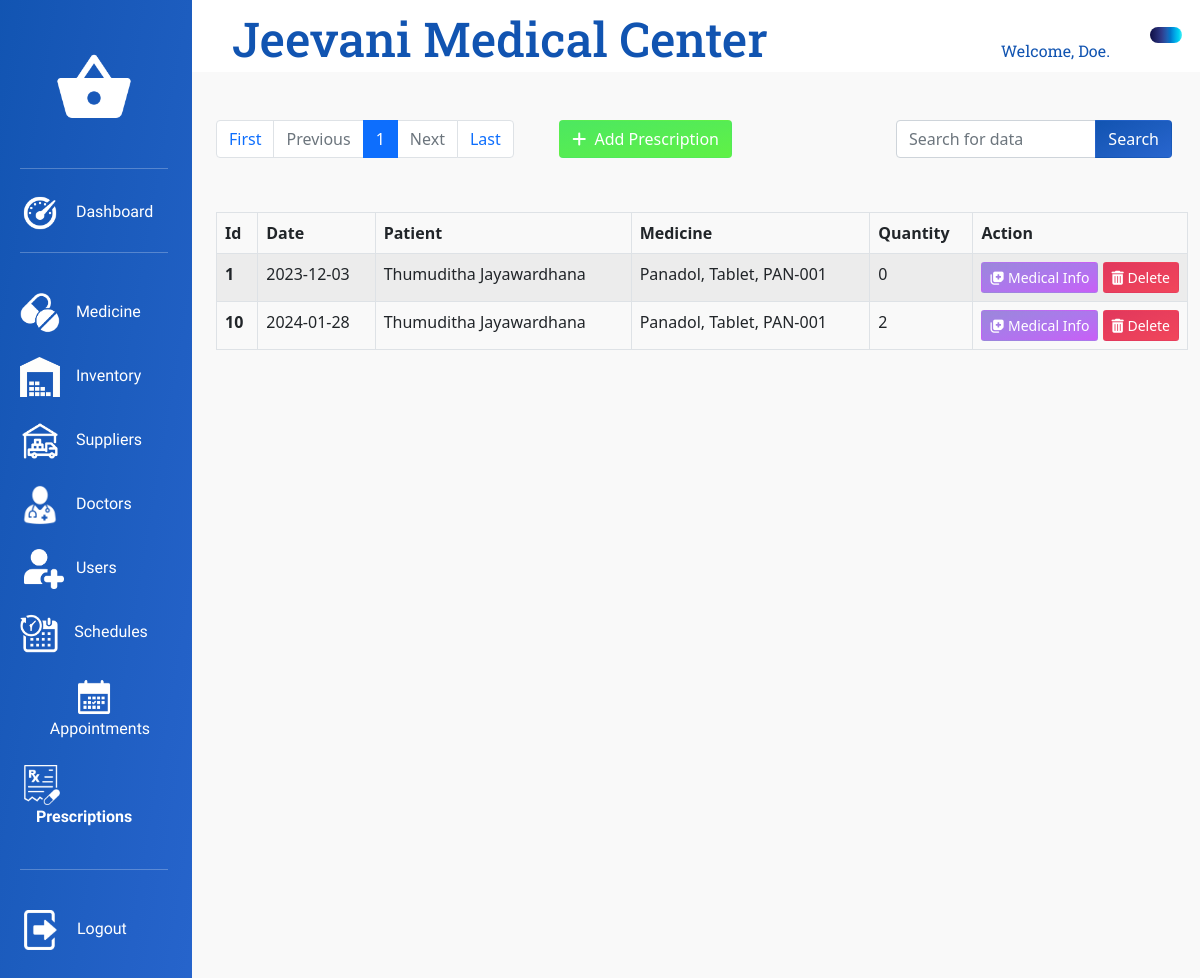
The app's page /View/Prescriptions.php (signed in) with its own data.
### tables this page shows
CREATE TABLE `prescription` (
  `prescription_id` int(11) NOT NULL,
  `prescription_appointment_id` int(11) NOT NULL,
  `prescription_medicine_id` int(11) NOT NULL,
  `prescription_medicine_qty` int(11) NOT NULL,
  `prescription_status` int(11) NOT NULL DEFAULT 1
);

CREATE TABLE `schedule` (
  `schedule_id` int(11) NOT NULL,
  `schedule_date` date NOT NULL,
  `schedule_doctor_id` int(11) NOT NULL,
  `schedule_start_time` time NOT NULL,
  `schedule_end_time` time NOT NULL,
  `schedule_available_time` time NOT NULL,
  `schedule_status` int(11) NOT NULL DEFAULT 1
);

CREATE TABLE `user` (
  `user_id` int(11) NOT NULL,
  `user_fname` varchar(256) NOT NULL,
  `user_lname` varchar(256) NOT NULL,
  `user_address` text DEFAULT 'N/A',
  `user_dob` date NOT NULL,
  `user_email` varchar(128) NOT NULL,
  `user_nic` varchar(12) NOT NULL,
  `user_password` varchar(256) NOT NULL,
  `user_role_id` int(11) NOT NULL,
  `user_attached_info_id` int(11) DEFAULT NULL,
  `user_status` int(11) NOT NULL DEFAULT 1
);

CREATE TABLE `medicine` (
  `medicine_id` int(11) NOT NULL,
  `medicine_name` varchar(256) NOT NULL,
  `medicine_batch_no` varchar(256) NOT NULL,
  `medicine_brand` varchar(256) NOT NULL,
  `medicine_company` varchar(256) NOT NULL,
  `medicine_category` varchar(256) NOT NULL,
  `medicine_size` varchar(64) NOT NULL,
  `medicine_price` decimal(12,2) NOT NULL,
  `medicine_info` text DEFAULT NULL,
  `medicine_stock_status` int(11) NOT NULL DEFAULT 0,
  `medicine_status` int(11) NOT NULL DEFAULT 1
);

### View/Prescriptions.php (the view, shortened to what the rows shown need)
<?php
require_once "../Model/PrescriptionInitializationModel.php";
?>
<!DOCTYPE html>
<html lang="en">
<head>
    <link rel="stylesheet" type="text/css" href="../bootstrap/bootstrap-5.0.2-dist/css/bootstrap.min.css">
    <link rel="stylesheet" type="text/css" href="../CSS/PrescriptionsStyles.css">
	<link rel="stylesheet" type="text/css" href="../CSS/AdminDashboardStyles.css">
    <link rel="stylesheet" type="text/css" href="../CSS/CommonDashboardStyles.css">
    <link rel="stylesheet" type="text/css" href="../CSS/Utilities.css">
</head>
<body>
    <div class="container-fluid">
        <div class="row">
            <div class="col-10">
                <div class="row">
                    <div class="col-12 title-content">
                        <h1 class="title-text">Jeevani Medical Center</h1>
                    </div>
                </div>
                <div class="row">
                    <div class="col-12 main-content">
                        <div class="row">
                            <div class="col-12">
                                <table class="table table-striped table-hover table-bordered table-responsive">
                                    <thead>
                                        <tr>
                                            <th scope="col">Id</th>
                                            <th scope="col">Date</th>
                                            <th scope="col">Patient</th>
                                            <th scope="col">Medicine</th>
                                            <th scope="col">Quantity</th>
                                            <th scope="th-sm" id="Action">Action</th>
                                        </tr>
                                    </thead>
                                    <tbody>
                                        <?php foreach ($prescriptions as $prescription) { ?>
                                            <tr>
                                                <th scope="row"><?php echo $prescription['prescription_id']; ?></th>
                                                <td id="prescriptionDate<?php echo $prescription['prescription_id']; ?>"> <?php echo $prescription['schedule_date']; ?></td>
                                                <td id="prescriptionPatient<?php echo $prescription['prescription_id']; ?>"> <?php echo ($prescription['user_fname'] . " " . $prescription['user_lname']); ?></td>
                                                <td id="prescriptionMedicine<?php echo $prescription['prescription_id']; ?>"> <?php echo ($prescription['medicine_name'] . ", " . $prescription['medicine_category'] . ", " . $prescription['medicine_batch_no']); ?></td>
                                                <td id="prescriptionQuantity<?php echo $prescription['prescription_id']; ?>"> <?php echo ($prescription['prescription_medicine_qty']); ?></td>
                                                <td>
                                                    <button type="button" class="btn btn-sm btn-themed-violet btn-action" name="medicalInfoButton" id="medicalInfo<?php echo $prescription['user_id'] ?>" onclick="openMedicalInfoPage(this.id)"><i class="fa-solid fa-notes-medical"></i>&nbsp;Medical Info</button>
                                                    <button type="button" class="btn btn-sm btn-themed-danger btn-action" name="deleteButton" id="del<?php echo $prescription['prescription_id'] ?>" onclick="openDeleteModal(this.id)"><i class="fa-solid fa-trash-can"></i>&nbsp;Delete</button>
                                                </td>
                                            </tr>
                                        <?php } ?>
                                    </tbody>
                                </table>
                            </div>
                        </div>
                    </div>
                </div>
            </div>
        </div>
    </div>
</body>
</html>

### records on screen
prescription: prescription_id "1", schedule.schedule_date "2023-12-03", user.user_fname "Thumuditha", user.user_lname "Jayawardhana", medicine.medicine_name "Panadol", medicine.medicine_category "Tablet", medicine.medicine_batch_no "PAN-001", prescription_medicine_qty "0"
prescription: prescription_id "10", schedule.schedule_date "2024-01-28", user.user_fname "Thumuditha", user.user_lname "Jayawardhana", medicine.medicine_name "Panadol", medicine.medicine_category "Tablet", medicine.medicine_batch_no "PAN-001", prescription_medicine_qty "2"

### other values on screen
$userName "Doe"
